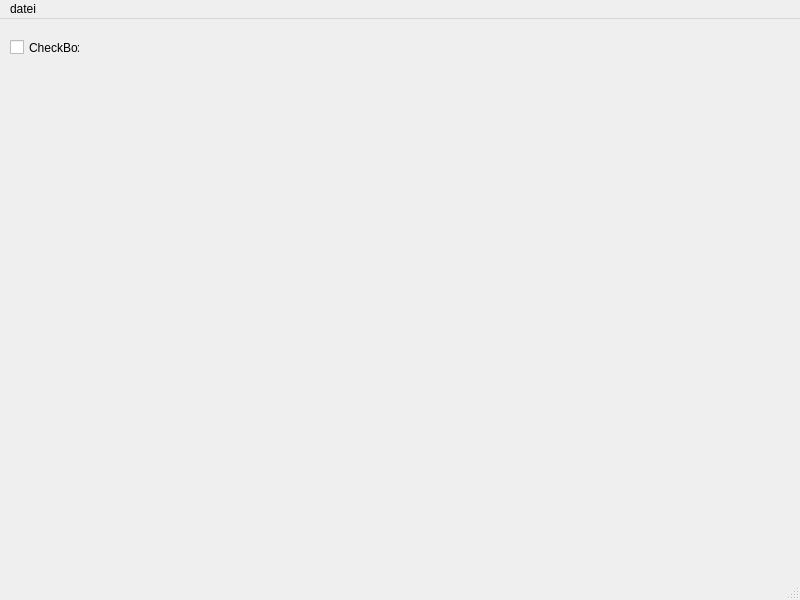
<?xml version="1.0" encoding="UTF-8"?>
<ui version="4.0">
 <class>MainWindow</class>
 <widget class="QMainWindow" name="MainWindow">
  <property name="geometry">
   <rect>
    <x>0</x>
    <y>0</y>
    <width>800</width>
    <height>600</height>
   </rect>
  </property>
  <property name="windowTitle">
   <string>MainWindow</string>
  </property>
  <widget class="QWidget" name="centralwidget">
   <widget class="QCheckBox" name="checkBox">
    <property name="geometry">
     <rect>
      <x>10</x>
      <y>20</y>
      <width>70</width>
      <height>17</height>
     </rect>
    </property>
    <property name="text">
     <string>CheckBox</string>
    </property>
   </widget>
  </widget>
  <widget class="QMenuBar" name="menubar">
   <property name="geometry">
    <rect>
     <x>0</x>
     <y>0</y>
     <width>800</width>
     <height>21</height>
    </rect>
   </property>
   <widget class="QMenu" name="menudatei">
    <property name="title">
     <string>datei</string>
    </property>
    <addaction name="actionnew_config"/>
    <addaction name="separator"/>
    <addaction name="actionOpen_config"/>
   </widget>
   <addaction name="menudatei"/>
  </widget>
  <widget class="QStatusBar" name="statusbar"/>
  <action name="actionnew_config">
   <property name="text">
    <string>new config</string>
   </property>
  </action>
  <action name="actionOpen_config">
   <property name="text">
    <string>&amp;Open config</string>
   </property>
  </action>
 </widget>
 <resources/>
 <connections/>
</ui>
